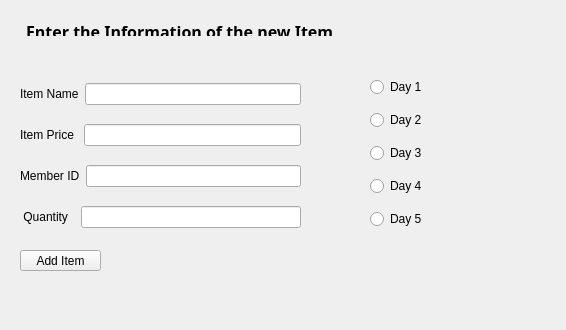
      <widget class="QWidget" name="tab_8">
       <attribute name="icon">
        <iconset resource="recource.qrc">
         <normaloff>:/rec/User Selection/Shopping-basket-add-icon.png</normaloff>:/rec/User Selection/Shopping-basket-add-icon.png</iconset>
       </attribute>
       <attribute name="title">
        <string>Add Item</string>
       </attribute>
       <widget class="QPushButton" name="Add_items_Button">
        <property name="geometry">
         <rect>
          <x>20</x>
          <y>250</y>
          <width>81</width>
          <height>21</height>
         </rect>
        </property>
        <property name="text">
         <string>Add Item</string>
        </property>
       </widget>
       <widget class="QLabel" name="label_14">
        <property name="geometry">
         <rect>
          <x>26</x>
          <y>20</y>
          <width>531</width>
          <height>16</height>
         </rect>
        </property>
        <property name="font">
         <font>
          <family>Perpetua Titling MT</family>
          <pointsize>12</pointsize>
          <weight>75</weight>
          <bold>true</bold>
         </font>
        </property>
        <property name="text">
         <string>Enter the Information of the new Item</string>
        </property>
        <property name="textFormat">
         <enum>Qt::RichText</enum>
        </property>
       </widget>
       <widget class="QWidget" name="layoutWidget_3">
        <property name="geometry">
         <rect>
          <x>20</x>
          <y>70</y>
          <width>281</width>
          <height>171</height>
         </rect>
        </property>
        <layout class="QVBoxLayout" name="verticalLayout_8">
         <item>
          <layout class="QHBoxLayout" name="horizontalLayout_19">
           <item>
            <widget class="QLabel" name="add_item_item_name_label">
             <property name="text">
              <string>Item Name</string>
             </property>
            </widget>
           </item>
           <item>
            <widget class="QLineEdit" name="add_item_item_name_lineEdit">
             <property name="text">
              <string/>
             </property>
            </widget>
           </item>
          </layout>
         </item>
         <item>
          <layout class="QHBoxLayout" name="horizontalLayout_20">
           <item>
            <widget class="QLabel" name="add_item_item_price_label">
             <property name="text">
              <string>Item Price </string>
             </property>
            </widget>
           </item>
           <item>
            <widget class="QLineEdit" name="add_item_item_price_lineEdit">
             <property name="text">
              <string/>
             </property>
            </widget>
           </item>
          </layout>
         </item>
         <item>
          <layout class="QHBoxLayout" name="horizontalLayout_21">
           <item>
            <widget class="QLabel" name="add_item_member_id_label">
             <property name="text">
              <string>Member ID</string>
             </property>
            </widget>
           </item>
           <item>
            <widget class="QLineEdit" name="add_item_member_id_lineEdit">
             <property name="text">
              <string/>
             </property>
            </widget>
           </item>
          </layout>
         </item>
         <item>
          <layout class="QHBoxLayout" name="horizontalLayout_22">
           <item>
            <widget class="QLabel" name="add_item_item_quantity_label">
             <property name="text">
              <string> Quantity  </string>
             </property>
            </widget>
           </item>
           <item>
            <widget class="QLineEdit" name="add_item_item_quantity_lineEdit">
             <property name="text">
              <string/>
             </property>
            </widget>
           </item>
          </layout>
         </item>
        </layout>
       </widget>
       <widget class="QWidget" name="layoutWidget_4">
        <property name="geometry">
         <rect>
          <x>370</x>
          <y>70</y>
          <width>112</width>
          <height>171</height>
         </rect>
        </property>
        <layout class="QVBoxLayout" name="verticalLayout_9">
         <item>
          <widget class="QRadioButton" name="radioButton_add_item_day1">
           <property name="text">
            <string>Day 1</string>
           </property>
          </widget>
         </item>
         <item>
          <widget class="QRadioButton" name="radioButton_add_item_day2">
           <property name="text">
            <string>Day 2</string>
           </property>
          </widget>
         </item>
         <item>
          <widget class="QRadioButton" name="radioButton_add_item_day3">
           <property name="text">
            <string>Day 3</string>
           </property>
          </widget>
         </item>
         <item>
          <widget class="QRadioButton" name="radioButton_add_item_day4">
           <property name="text">
            <string>Day 4</string>
           </property>
          </widget>
         </item>
         <item>
          <widget class="QRadioButton" name="radioButton_add_item_day5">
           <property name="text">
            <string>Day 5</string>
           </property>
          </widget>
         </item>
        </layout>
       </widget>
       <widget class="QLabel" name="confirmation_add_item_label">
        <property name="geometry">
         <rect>
          <x>20</x>
          <y>300</y>
          <width>281</width>
          <height>21</height>
         </rect>
        </property>
        <property name="text">
         <string/>
        </property>
       </widget>
      </widget>
